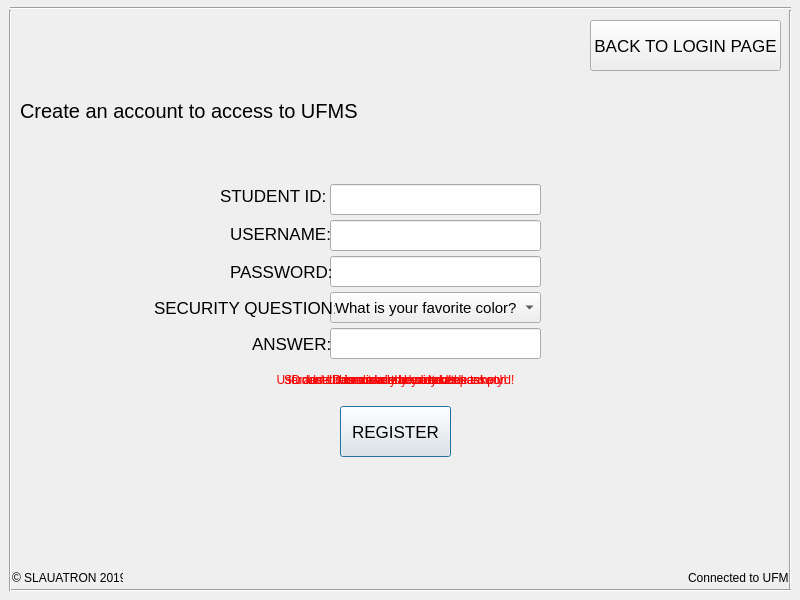
<?xml version="1.0" encoding="UTF-8"?>
<ui version="4.0">
 <class>Register</class>
 <widget class="QDialog" name="Register">
  <property name="geometry">
   <rect>
    <x>0</x>
    <y>0</y>
    <width>800</width>
    <height>600</height>
   </rect>
  </property>
  <property name="windowTitle">
   <string>University Faclilities Management System (UFMS)</string>
  </property>
  <property name="windowIcon">
   <iconset resource="images.qrc">
    <normaloff>:/images/icon.png</normaloff>:/images/icon.png</iconset>
  </property>
  <widget class="QPushButton" name="btn_register_reg">
   <property name="geometry">
    <rect>
     <x>340</x>
     <y>406</y>
     <width>111</width>
     <height>51</height>
    </rect>
   </property>
   <property name="font">
    <font>
     <pointsize>13</pointsize>
    </font>
   </property>
   <property name="text">
    <string>REGISTER</string>
   </property>
  </widget>
  <widget class="Line" name="oframe3">
   <property name="geometry">
    <rect>
     <x>780</x>
     <y>10</y>
     <width>20</width>
     <height>581</height>
    </rect>
   </property>
   <property name="orientation">
    <enum>Qt::Vertical</enum>
   </property>
  </widget>
  <widget class="QLabel" name="copyright">
   <property name="geometry">
    <rect>
     <x>12</x>
     <y>570</y>
     <width>111</width>
     <height>16</height>
    </rect>
   </property>
   <property name="text">
    <string>© SLAUATRON 2019.</string>
   </property>
  </widget>
  <widget class="Line" name="oframe2">
   <property name="geometry">
    <rect>
     <x>10</x>
     <y>0</y>
     <width>781</width>
     <height>16</height>
    </rect>
   </property>
   <property name="orientation">
    <enum>Qt::Horizontal</enum>
   </property>
  </widget>
  <widget class="Line" name="oframe4">
   <property name="geometry">
    <rect>
     <x>10</x>
     <y>580</y>
     <width>781</width>
     <height>20</height>
    </rect>
   </property>
   <property name="orientation">
    <enum>Qt::Horizontal</enum>
   </property>
  </widget>
  <widget class="Line" name="oframe1">
   <property name="geometry">
    <rect>
     <x>0</x>
     <y>10</y>
     <width>20</width>
     <height>581</height>
    </rect>
   </property>
   <property name="orientation">
    <enum>Qt::Vertical</enum>
   </property>
  </widget>
  <widget class="QLineEdit" name="lineEdit_username_reg">
   <property name="geometry">
    <rect>
     <x>330</x>
     <y>220</y>
     <width>211</width>
     <height>31</height>
    </rect>
   </property>
   <property name="font">
    <font>
     <pointsize>13</pointsize>
    </font>
   </property>
   <property name="mouseTracking">
    <bool>false</bool>
   </property>
   <property name="maxLength">
    <number>15</number>
   </property>
   <property name="cursorMoveStyle">
    <enum>Qt::VisualMoveStyle</enum>
   </property>
   <property name="clearButtonEnabled">
    <bool>true</bool>
   </property>
  </widget>
  <widget class="QLabel" name="label_Username">
   <property name="geometry">
    <rect>
     <x>230</x>
     <y>224</y>
     <width>101</width>
     <height>20</height>
    </rect>
   </property>
   <property name="font">
    <font>
     <pointsize>13</pointsize>
    </font>
   </property>
   <property name="text">
    <string>USERNAME:</string>
   </property>
  </widget>
  <widget class="QLineEdit" name="lineEdit_password_reg">
   <property name="enabled">
    <bool>true</bool>
   </property>
   <property name="geometry">
    <rect>
     <x>330</x>
     <y>256</y>
     <width>211</width>
     <height>31</height>
    </rect>
   </property>
   <property name="font">
    <font>
     <pointsize>13</pointsize>
    </font>
   </property>
   <property name="mouseTracking">
    <bool>false</bool>
   </property>
   <property name="maxLength">
    <number>20</number>
   </property>
   <property name="clearButtonEnabled">
    <bool>true</bool>
   </property>
  </widget>
  <widget class="QLabel" name="label_Password">
   <property name="geometry">
    <rect>
     <x>230</x>
     <y>258</y>
     <width>101</width>
     <height>27</height>
    </rect>
   </property>
   <property name="font">
    <font>
     <pointsize>13</pointsize>
    </font>
   </property>
   <property name="text">
    <string>PASSWORD:</string>
   </property>
  </widget>
  <widget class="QLabel" name="label">
   <property name="geometry">
    <rect>
     <x>20</x>
     <y>85</y>
     <width>341</width>
     <height>51</height>
    </rect>
   </property>
   <property name="font">
    <font>
     <pointsize>15</pointsize>
    </font>
   </property>
   <property name="text">
    <string>Create an account to access to UFMS</string>
   </property>
  </widget>
  <widget class="QComboBox" name="seq_comboBox">
   <property name="geometry">
    <rect>
     <x>330</x>
     <y>292</y>
     <width>211</width>
     <height>31</height>
    </rect>
   </property>
   <property name="font">
    <font>
     <pointsize>11</pointsize>
    </font>
   </property>
   <property name="cursor">
    <cursorShape>PointingHandCursor</cursorShape>
   </property>
   <item>
    <property name="text">
     <string>What is your favorite color?</string>
    </property>
   </item>
   <item>
    <property name="text">
     <string>Where is your primary school?</string>
    </property>
   </item>
   <item>
    <property name="text">
     <string>What is your first pet's name?</string>
    </property>
   </item>
   <item>
    <property name="text">
     <string>Who is your favorite author?</string>
    </property>
   </item>
   <item>
    <property name="text">
     <string>What is your lucky number?</string>
    </property>
   </item>
  </widget>
  <widget class="QLabel" name="label_SEQues">
   <property name="geometry">
    <rect>
     <x>154</x>
     <y>294</y>
     <width>181</width>
     <height>27</height>
    </rect>
   </property>
   <property name="font">
    <font>
     <pointsize>13</pointsize>
    </font>
   </property>
   <property name="text">
    <string>SECURITY QUESTION:</string>
   </property>
  </widget>
  <widget class="QLabel" name="label_Username_2">
   <property name="geometry">
    <rect>
     <x>220</x>
     <y>186</y>
     <width>111</width>
     <height>20</height>
    </rect>
   </property>
   <property name="font">
    <font>
     <pointsize>13</pointsize>
    </font>
   </property>
   <property name="text">
    <string>STUDENT ID:</string>
   </property>
  </widget>
  <widget class="QLineEdit" name="lineEdit_studid">
   <property name="geometry">
    <rect>
     <x>330</x>
     <y>184</y>
     <width>211</width>
     <height>31</height>
    </rect>
   </property>
   <property name="font">
    <font>
     <pointsize>13</pointsize>
    </font>
   </property>
   <property name="mouseTracking">
    <bool>false</bool>
   </property>
   <property name="acceptDrops">
    <bool>true</bool>
   </property>
   <property name="maxLength">
    <number>10</number>
   </property>
   <property name="alignment">
    <set>Qt::AlignLeading|Qt::AlignLeft|Qt::AlignVCenter</set>
   </property>
   <property name="cursorMoveStyle">
    <enum>Qt::LogicalMoveStyle</enum>
   </property>
   <property name="clearButtonEnabled">
    <bool>true</bool>
   </property>
  </widget>
  <widget class="QPushButton" name="btn_rback2login">
   <property name="geometry">
    <rect>
     <x>590</x>
     <y>20</y>
     <width>191</width>
     <height>51</height>
    </rect>
   </property>
   <property name="font">
    <font>
     <pointsize>13</pointsize>
    </font>
   </property>
   <property name="text">
    <string>BACK TO LOGIN PAGE</string>
   </property>
  </widget>
  <widget class="QLabel" name="label_Answer">
   <property name="geometry">
    <rect>
     <x>252</x>
     <y>330</y>
     <width>81</width>
     <height>27</height>
    </rect>
   </property>
   <property name="font">
    <font>
     <pointsize>13</pointsize>
    </font>
   </property>
   <property name="text">
    <string>ANSWER:</string>
   </property>
  </widget>
  <widget class="QLineEdit" name="lineEdit_seqanswer">
   <property name="enabled">
    <bool>true</bool>
   </property>
   <property name="geometry">
    <rect>
     <x>330</x>
     <y>328</y>
     <width>211</width>
     <height>31</height>
    </rect>
   </property>
   <property name="font">
    <font>
     <pointsize>13</pointsize>
    </font>
   </property>
   <property name="mouseTracking">
    <bool>false</bool>
   </property>
   <property name="clearButtonEnabled">
    <bool>true</bool>
   </property>
  </widget>
  <widget class="QLabel" name="error_lbl">
   <property name="geometry">
    <rect>
     <x>250</x>
     <y>370</y>
     <width>291</width>
     <height>20</height>
    </rect>
   </property>
   <property name="font">
    <font>
     <pointsize>9</pointsize>
    </font>
   </property>
   <property name="styleSheet">
    <string notr="true">color: rgb(255, 0, 0);</string>
   </property>
   <property name="text">
    <string>Username cannot be the same as password!</string>
   </property>
   <property name="alignment">
    <set>Qt::AlignCenter</set>
   </property>
  </widget>
  <widget class="QLabel" name="db_lbl">
   <property name="geometry">
    <rect>
     <x>688</x>
     <y>570</y>
     <width>101</width>
     <height>16</height>
    </rect>
   </property>
   <property name="text">
    <string>Connected to UFMS!</string>
   </property>
  </widget>
  <widget class="QLabel" name="logo_lbl">
   <property name="geometry">
    <rect>
     <x>20</x>
     <y>10</y>
     <width>341</width>
     <height>91</height>
    </rect>
   </property>
   <property name="font">
    <font>
     <pointsize>15</pointsize>
    </font>
   </property>
   <property name="text">
    <string/>
   </property>
   <property name="pixmap">
    <pixmap resource="images.qrc">:/images/logo.png</pixmap>
   </property>
   <property name="scaledContents">
    <bool>true</bool>
   </property>
   <property name="alignment">
    <set>Qt::AlignCenter</set>
   </property>
  </widget>
  <widget class="QLabel" name="error_lbl_2">
   <property name="geometry">
    <rect>
     <x>250</x>
     <y>370</y>
     <width>291</width>
     <height>20</height>
    </rect>
   </property>
   <property name="font">
    <font>
     <pointsize>9</pointsize>
    </font>
   </property>
   <property name="styleSheet">
    <string notr="true">color: rgb(255, 0, 0);</string>
   </property>
   <property name="text">
    <string>Student ID or username cannot be empty!</string>
   </property>
   <property name="alignment">
    <set>Qt::AlignCenter</set>
   </property>
  </widget>
  <widget class="QLabel" name="error_lbl_3">
   <property name="geometry">
    <rect>
     <x>250</x>
     <y>370</y>
     <width>291</width>
     <height>20</height>
    </rect>
   </property>
   <property name="font">
    <font>
     <pointsize>9</pointsize>
    </font>
   </property>
   <property name="styleSheet">
    <string notr="true">color: rgb(255, 0, 0);</string>
   </property>
   <property name="text">
    <string>Username is already been taken!</string>
   </property>
   <property name="alignment">
    <set>Qt::AlignCenter</set>
   </property>
  </widget>
  <widget class="QLabel" name="error_lbl_4">
   <property name="geometry">
    <rect>
     <x>250</x>
     <y>370</y>
     <width>291</width>
     <height>20</height>
    </rect>
   </property>
   <property name="font">
    <font>
     <pointsize>9</pointsize>
    </font>
   </property>
   <property name="styleSheet">
    <string notr="true">color: rgb(255, 0, 0);</string>
   </property>
   <property name="text">
    <string>ID is already been taken!</string>
   </property>
   <property name="alignment">
    <set>Qt::AlignCenter</set>
   </property>
  </widget>
  <widget class="QLabel" name="error_lbl_5">
   <property name="geometry">
    <rect>
     <x>250</x>
     <y>370</y>
     <width>291</width>
     <height>20</height>
    </rect>
   </property>
   <property name="font">
    <font>
     <pointsize>9</pointsize>
    </font>
   </property>
   <property name="styleSheet">
    <string notr="true">color: rgb(255, 0, 0);</string>
   </property>
   <property name="text">
    <string>ID and Username is already been taken!</string>
   </property>
   <property name="alignment">
    <set>Qt::AlignCenter</set>
   </property>
  </widget>
  <widget class="QLabel" name="error_lbl_6">
   <property name="geometry">
    <rect>
     <x>250</x>
     <y>370</y>
     <width>291</width>
     <height>20</height>
    </rect>
   </property>
   <property name="font">
    <font>
     <pointsize>9</pointsize>
    </font>
   </property>
   <property name="styleSheet">
    <string notr="true">color: rgb(255, 0, 0);</string>
   </property>
   <property name="text">
    <string>User already existed!</string>
   </property>
   <property name="alignment">
    <set>Qt::AlignCenter</set>
   </property>
  </widget>
 </widget>
 <tabstops>
  <tabstop>lineEdit_studid</tabstop>
  <tabstop>lineEdit_username_reg</tabstop>
  <tabstop>lineEdit_password_reg</tabstop>
  <tabstop>seq_comboBox</tabstop>
  <tabstop>lineEdit_seqanswer</tabstop>
  <tabstop>btn_register_reg</tabstop>
  <tabstop>btn_rback2login</tabstop>
 </tabstops>
 <resources>
  <include location="images.qrc"/>
 </resources>
 <connections>
  <connection>
   <sender>lineEdit_studid</sender>
   <signal>returnPressed()</signal>
   <receiver>lineEdit_username_reg</receiver>
   <slot>setFocus()</slot>
   <hints>
    <hint type="sourcelabel">
     <x>394</x>
     <y>149</y>
    </hint>
    <hint type="destinationlabel">
     <x>396</x>
     <y>170</y>
    </hint>
   </hints>
  </connection>
  <connection>
   <sender>lineEdit_username_reg</sender>
   <signal>returnPressed()</signal>
   <receiver>lineEdit_password_reg</receiver>
   <slot>setFocus()</slot>
   <hints>
    <hint type="sourcelabel">
     <x>336</x>
     <y>188</y>
    </hint>
    <hint type="destinationlabel">
     <x>336</x>
     <y>210</y>
    </hint>
   </hints>
  </connection>
  <connection>
   <sender>lineEdit_password_reg</sender>
   <signal>returnPressed()</signal>
   <receiver>seq_comboBox</receiver>
   <slot>setFocus()</slot>
   <hints>
    <hint type="sourcelabel">
     <x>306</x>
     <y>221</y>
    </hint>
    <hint type="destinationlabel">
     <x>305</x>
     <y>238</y>
    </hint>
   </hints>
  </connection>
  <connection>
   <sender>lineEdit_seqanswer</sender>
   <signal>returnPressed()</signal>
   <receiver>btn_register_reg</receiver>
   <slot>click()</slot>
   <hints>
    <hint type="sourcelabel">
     <x>433</x>
     <y>286</y>
    </hint>
    <hint type="destinationlabel">
     <x>386</x>
     <y>373</y>
    </hint>
   </hints>
  </connection>
 </connections>
</ui>
